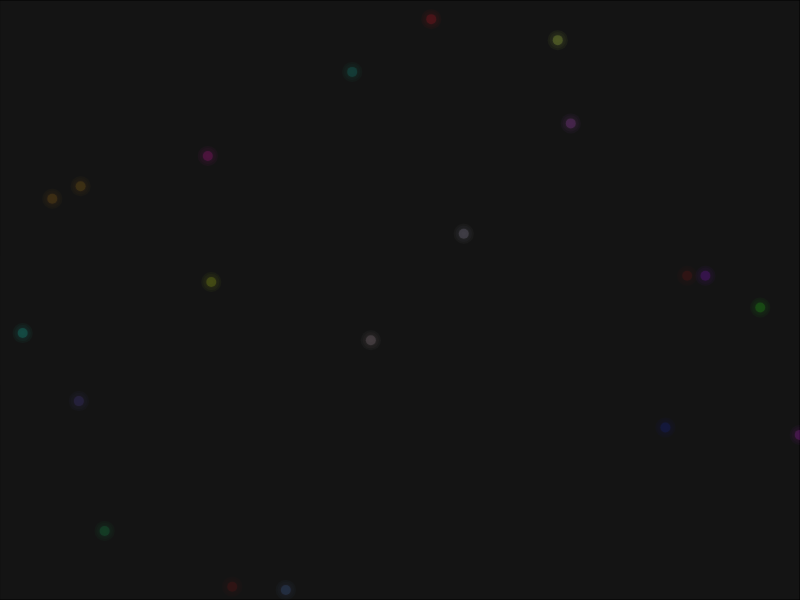
Frame 1 (no input)
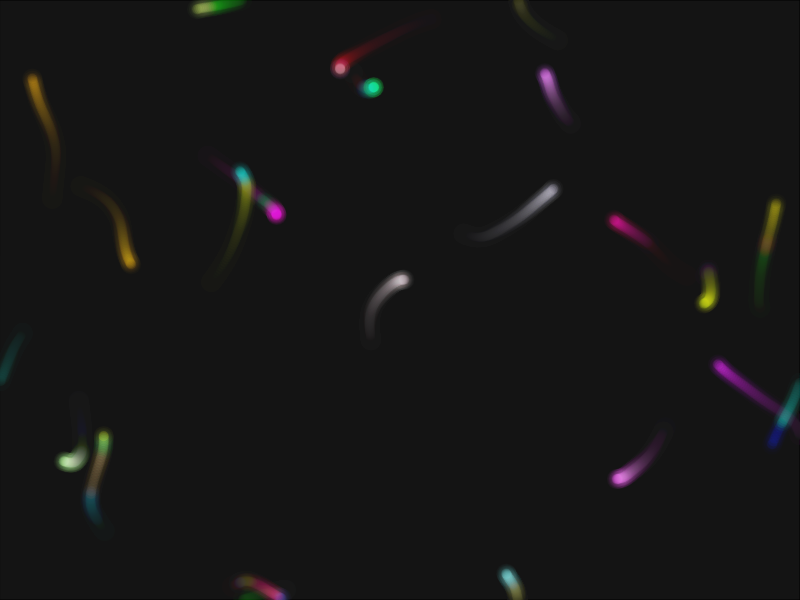
Frame 60 (no input)
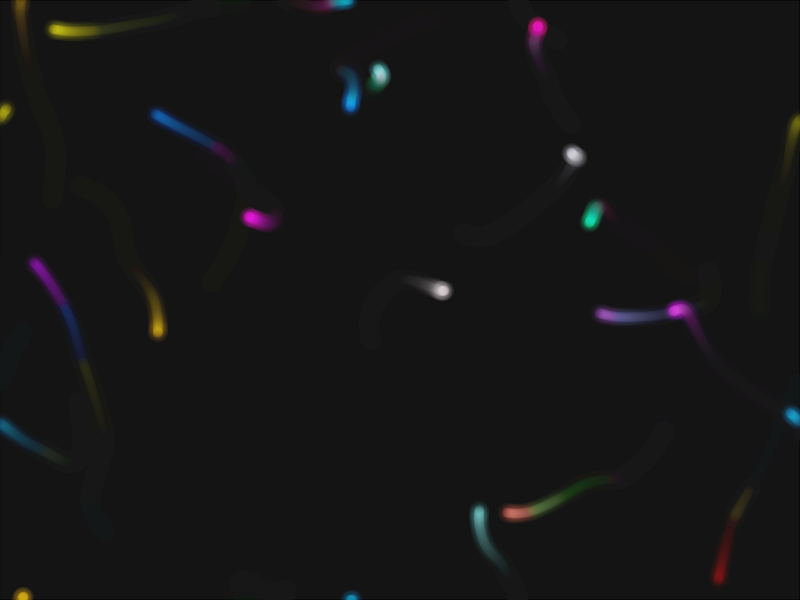
Frame 120 (the mouse pressed at the canvas centre since frame 60)

The p5.js sketch that drew these frames (run headless with seeded random() and noise() and a simulated clock; from frame 60 on, the mouse is pressed at the canvas centre):

// p5.js sketch
// ── sketch.js
let walkers = [];
let numWalkers = 20;

function setup() {
  createCanvas(800, 600);
  background(20);
  for (let i = 0; i < numWalkers; i++) {
    walkers.push(
      new Walker(
        random(width),
        random(height),
        color(random(100, 255), random(100, 255), random(100, 255), 50)
      )
    );
  }
}

function draw() {
  // Add a semi-transparent background to create a fading trail effect
  blendMode(HARD_LIGHT);
  fill(10,10);
  rect(0, 0, width, height);
  for (let walker of walkers) {
    walker.step();
    walker.show();
  }
}

class Walker {
  constructor(x, y, col) {
    this.x = x;
    this.y = y;
    this.col = col;
    this.noiseOffsetX = random(1000);
    this.noiseOffsetY = random(1000);
    this.stepSize = random(2, 5); 
  }

  show() {
    noStroke();
    fill(this.col);
    ellipse(this.x, this.y, 10, 10);

    // Draw a gradient trail
    for (let i = 0; i < 5; i++) {
      fill(red(this.col), green(this.col), blue(this.col), 10 - i * 2);
      ellipse(this.x, this.y, 20 - i * 4, 20 - i * 4);
    }
  }

  step() {
    // Use Perlin noise for smooth, organic movement
    this.x += map(noise(this.noiseOffsetX), 0, 1, -this.stepSize, this.stepSize);
    this.y += map(noise(this.noiseOffsetY), 0, 1, -this.stepSize, this.stepSize);
    this.noiseOffsetX += 0.01;
    this.noiseOffsetY += 0.01;

    // LIMIT
    if (this.x > width) this.x = 0;
    if (this.x < 0) this.x = width;
    if (this.y > height) this.y = 0;
    if (this.y < 0) this.y = height;

    // Occasionally change color and step size
    if (random(1) < 0.02) {
      this.col = color(random(100, 255), random(100, 255), random(100, 255), 50);
      this.stepSize = random(2, 5);
    }
  }
}
